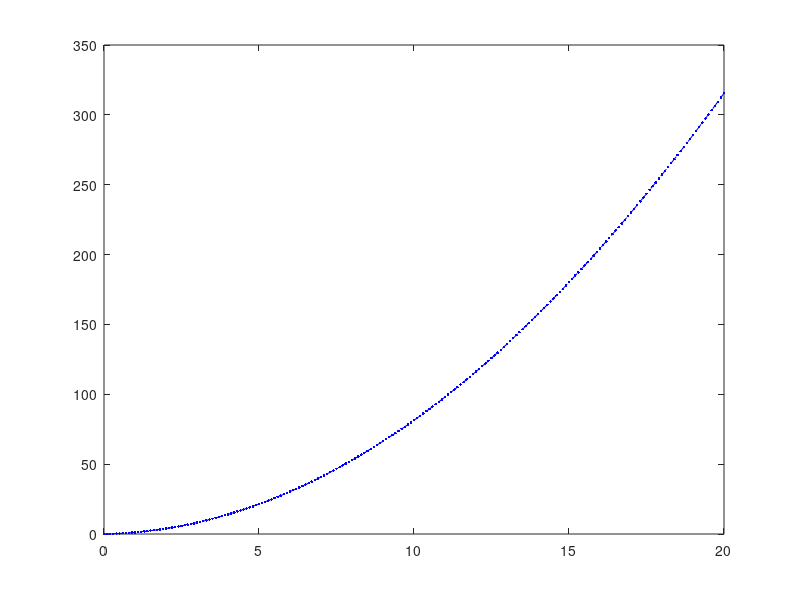

Source code (MATLAB): (Note: this script raises an error after producing the figure.)


%Tracking object using kalman filter

clear all
%% simulation duration and sampling rate
duration = 20; % (s)
dt = .1;  % (s) sampling rate

%% Define update equations (Coefficent matrices): A physics based model for where we expect the train to be [state transition (state + velocity)] + [input control (acceleration)]
F = [1 dt; 0 1] ; % state transition matrix:  expected flight of the Quail (state prediction)
B = [dt^2/2; dt]; %input control matrix:  expected effect of the input accceleration on the state.
H = [1 0]; % measurement matrix

%% define main variables
u = 1.5; % define acceleration magnitude
X= [0; 0]; %initialized state--it has two components: [position; velocity]
Accel_noise_mag = .5; % process noise the variability in how fast the object is speeding up (stdv of acceleration: meters/sec^2)
Q = Accel_noise_mag^2 * [dt^4/4 dt^3/2; dt^3/2 dt^2]; % Ex convert the process noise (stdv) into covariance matrix

Sensor_noise_mag = 10;  %measurement noise: (stdv of location, in meters)
R = Sensor_noise_mag^2;% Ez convert the measurement noise (stdv) into covariance matrix

%% initialize result variables
X_true = []; % Object's TRUE state trajectory 
X_sensed = []; % object's SENSED state trajectory

%% simulate actual and sensed trajectories
for t = 0 : dt: duration

    % Generate the object's true (noisy) trajectory
    w = Accel_noise_mag * [(dt^2/2)*randn; dt*randn];
    X = F * X+ B * u + w;
    
    X_true = [X_true; X(1)];
    
    % Generate what the sensor sees; noise is included.
    v = Sensor_noise_mag * randn;
    y = H * X+ v;
    X_sensed = [X_sensed; y];
end


%% Now perform kalman filtering
%initize estimation variables
X= [0; 0]; % re-initialized state
X_estimate = X;  %x_estimate of initial location
X_loc_estimate = zeros(1, 100); %  Object position estimate
P = Q; % Initialize covariance matrix P

for t = 1:length(X_true)
    %%%%%%%%%%%% Kalman filter equations
    X_estimate = F * X_estimate + B * u;
    P = F * P * F' + Q;
    K = P * H' / (H * P * H' + R);
    X_estimate = X_estimate + K * (X_sensed(t) - H * X_estimate);
    P = P - K * H * P;
    
    %%%%%%%%%%%%%%%%% End of Kalman filter equations
    
    %Store for plotting
    if t > length(X_loc_estimate)
      X_loc_estimate = [X_loc_estimate, zeros(1, length(X_loc_estimate))];
    end
    X_loc_estimate(t) = X_estimate(1);
end

% PLOT the results
tt = 0 : dt : duration;
%plot true path (blue)
plot(tt,X_true,'--b.'); hold on;
%plot sensed and estimated path when a running average filter is used.
X_smooth = smoothdata(X_sensed);
plot(tt,X_sensed,'-k.', tt, X_smooth, '-g.');
%plot Kalman estimated path on same plot
plot( tt,X_loc_estimate(1:length(tt)),'-r.');
axis([0 20 -30 200]);


rms(X_true - X_smooth)
rms(X_true - X_loc_estimate)